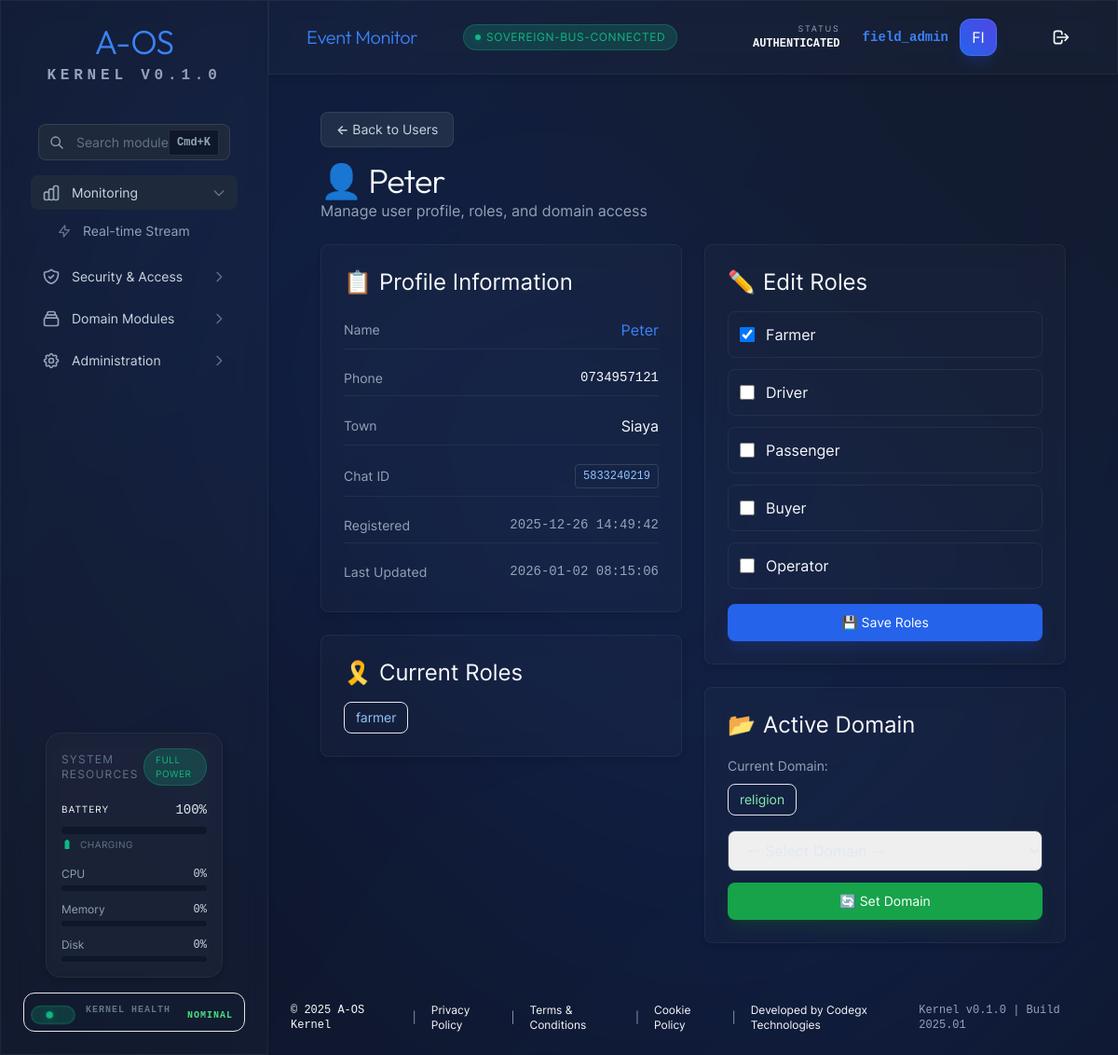
Page /dashboard/users/5833240219 (signed in) on the committed database.
### tables this page shows
CREATE TABLE telegram_users (
            id INTEGER PRIMARY KEY AUTOINCREMENT,
            chat_id INTEGER UNIQUE NOT NULL,
            phone TEXT UNIQUE NOT NULL,
            name TEXT NOT NULL,
            town TEXT,
            roles TEXT DEFAULT '[]',
            created_at TIMESTAMP DEFAULT CURRENT_TIMESTAMP,
            updated_at TIMESTAMP DEFAULT CURRENT_TIMESTAMP
        , active_domain TEXT);

### aos/api/routers/admin_users.py (the view)
@router.get("/users/{chat_id}", response_class=HTMLResponse)
async def user_detail(request: Request, chat_id: int, current_user: dict = Depends(get_current_operator)):
    user_service = UniversalUserService()
    user = user_service.get_user_by_chat_id(chat_id)
    if not user:
        raise HTTPException(status_code=404, detail="User not found")
    return templates.TemplateResponse("admin_user_detail.html", {
        "request": request,
        "user": current_user,  # Dashboard template expects 'user' object
        "telegram_user": user,  # Rename to avoid confusion
        "username": current_user["username"],
        "available_roles": user_service.VALID_ROLES
    })

### aos/api/templates/admin_user_detail.html (shortened to what this page needs)
{% extends "dashboard.html" %}
{% block content %}
<div class="aos-container">
    <div class="aos-mb-4">
        <a href="/dashboard/users"
            class="inline-flex items-center px-4 py-2 text-sm font-semibold rounded-lg bg-slate-700/50 text-slate-300 border border-slate-600/50 hover:bg-slate-700/70 hover:border-slate-500/70 transition-all duration-200">
            ← Back to Users
        </a>
    </div>
    <div class="aos-page-header">
        <h1 class="aos-h1">👤 {{ telegram_user.name }}</h1>
        <p class="aos-text-muted">Manage user profile, roles, and domain access</p>
    </div>
    <div class="aos-grid aos-grid-cols-2 aos-gap-6">
        <div class="space-y-6">
            <div class="aos-glass aos-p-6 aos-rounded-lg">
                <h2 class="aos-h3 aos-mb-4 flex items-center">
                    <span class="mr-2">📋</span> Profile Information
                </h2>
                <div class="space-y-3">
                    <div class="flex justify-between items-center py-2 border-b border-slate-700/50">
                        <span class="aos-text-muted aos-text-sm">Name</span>
                        <span class="aos-font-semibold aos-text-primary">{{ telegram_user.name }}</span>
                    </div>
                    <div class="flex justify-between items-center py-2 border-b border-slate-700/50">
                        <span class="aos-text-muted aos-text-sm">Phone</span>
                        <span class="aos-text-mono aos-text-sm">{{ telegram_user.phone }}</span>
                    </div>
                    <div class="flex justify-between items-center py-2 border-b border-slate-700/50">
                        <span class="aos-text-muted aos-text-sm">Town</span>
                        <span class="aos-font-semibold">{{ telegram_user.town }}</span>
                    </div>
                    <div class="flex justify-between items-center py-2 border-b border-slate-700/50">
                        <span class="aos-text-muted aos-text-sm">Chat ID</span>
                        <code class="px-2 py-1 text-xs rounded bg-slate-800/50 text-blue-300 border border-slate-700">
                            {{ telegram_user.chat_id }}
                        </code>
                    </div>
                    <div class="flex justify-between items-center py-2 border-b border-slate-700/50">
                        <span class="aos-text-muted aos-text-sm">Registered</span>
                        <span class="aos-text-mono aos-text-sm aos-text-muted">{{ telegram_user.created_at }}</span>
                    </div>
                    <div class="flex justify-between items-center py-2">
                        <span class="aos-text-muted aos-text-sm">Last Updated</span>
                        <span class="aos-text-mono aos-text-sm aos-text-muted">{{ telegram_user.updated_at }}</span>
                    </div>
                </div>
            </div>
            <div class="aos-glass aos-p-6 aos-rounded-lg">
                <h2 class="aos-h3 aos-mb-4 flex items-center">
                    <span class="mr-2">🎗️</span> Current Roles
                </h2>
                <div class="flex flex-wrap gap-2">
                    {% for role in telegram_user.roles %}
                    <span
                        class="inline-block px-3 py-1.5 text-sm font-semibold rounded-lg bg-blue-500/20 text-blue-300 border border-blue-500/30">
                        {{ role }}
                    </span>
                    {% endfor %}
                </div>
            </div>
        </div>
        <div class="space-y-6">
            <div class="aos-glass aos-p-6 aos-rounded-lg">
                <h2 class="aos-h3 aos-mb-4 flex items-center">
                    <span class="mr-2">✏️</span> Edit Roles
                </h2>
                <form method="POST" action="/dashboard/users/{{ telegram_user.chat_id }}/roles">
                    <div class="space-y-3 aos-mb-4">
                        {% for role in available_roles %}
                        <label
                            class="flex items-center p-3 rounded-lg border border-slate-700/50 hover:border-blue-500/50 hover:bg-white/5 transition-all duration-200 cursor-pointer">
                            <input type="checkbox" name="roles" value="{{ role }}" {% if role in telegram_user.roles
                                %}checked{% endif %}
                                class="w-4 h-4 rounded border-slate-600 text-blue-600 focus:ring-blue-500 focus:ring-offset-slate-900">
                            <span class="ml-3 aos-font-semibold">{{ role.capitalize() }}</span>
                        </label>
                        {% endfor %}
                    </div>
                    <button type="submit"
                        class="w-full px-4 py-2.5 text-sm font-semibold rounded-lg bg-blue-600 text-white hover:bg-blue-700 transition-all duration-200 shadow-lg shadow-blue-900/40">
                        💾 Save Roles
                    </button>
                </form>
            </div>
            <div class="aos-glass aos-p-6 aos-rounded-lg">
                <h2 class="aos-h3 aos-mb-4 flex items-center">
                    <span class="mr-2">📂</span> Active Domain
                </h2>
                <div class="aos-mb-4">
                    <span class="aos-text-muted aos-text-sm">Current Domain:</span>
                    <div class="mt-2">
                        {% if telegram_user.active_domain %}
                        <span
                            class="inline-block px-3 py-1.5 text-sm font-semibold rounded-lg bg-green-500/20 text-green-300 border border-green-500/30">
                            {{ telegram_user.active_domain }}
                        </span>
                        {% else %}
                        <span
                            class="inline-block px-3 py-1.5 text-sm font-semibold rounded-lg bg-yellow-500/20 text-yellow-300 border border-yellow-500/30">
                            None
                        </span>
                        {% endif %}
                    </div>
                </div>
                <form method="POST" action="/dashboard/users/{{ telegram_user.chat_id }}/domain">
                    <select name="domain"
                        class="w-full px-4 py-2.5 aos-mb-3 rounded-lg bg-slate-800/50 border border-slate-700 text-slate-200 focus:border-blue-500 focus:ring-1 focus:ring-blue-500 transition-all duration-200">
                        <option value="">-- Select Domain --</option>
                    </select>
                    <button type="submit"
                        class="w-full px-4 py-2.5 text-sm font-semibold rounded-lg bg-green-600 text-white hover:bg-green-700 transition-all duration-200 shadow-lg shadow-green-900/40">
                        🔄 Set Domain
                    </button>
                </form>
            </div>
        </div>
    </div>
</div>
{% endblock %}

### aos/api/templates/partials/design_system.html (style rules this page uses)
body { margin: 0; scroll-behavior: smooth; -webkit-font-smoothing: antialiased; background: var(--aos-surface-base); color: var(--aos-neutral-50); font-family: var(--aos-font-sans); }
.aos-glass { background: var(--aos-surface-glass); backdrop-filter: blur(12px); -webkit-backdrop-filter: blur(12px); border: 1px solid var(--aos-surface-border); }
.aos-container { width: 100%; margin-left: auto; margin-right: auto; padding-left: var(--aos-spacing-4); padding-right: var(--aos-spacing-4); }
@media (min-width: 640px) { .aos-container { max-width: 640px; } }
@media (min-width: 768px) { .aos-container { max-width: 768px; } }
@media (min-width: 1024px) { .aos-container { max-width: 1024px; } }
.aos-gap-6 { gap: var(--aos-spacing-6); }
.aos-p-6 { padding: var(--aos-spacing-6); }
.aos-mb-3 { margin-bottom: var(--aos-spacing-3); }
.aos-mb-4 { margin-bottom: var(--aos-spacing-4); }
.aos-rounded-lg { border-radius: var(--aos-radius-lg); }
.aos-grid { display: grid; }
.aos-grid-cols-2 { grid-template-columns: repeat(2, minmax(0, 1fr)); }
.aos-h1 { font-family: var(--aos-font-display); font-size: var(--aos-size-4xl); font-weight: 800; letter-spacing: -0.02em; line-height: 1.1; }
.aos-h3 { font-size: var(--aos-size-2xl); font-weight: 700; line-height: 1.3; }
.aos-text-mono { font-family: var(--aos-font-mono); }
.aos-text-sm { font-size: var(--aos-size-sm); }
.aos-font-semibold { font-weight: 600; }
.aos-text-primary { color: var(--aos-primary-base); }
.aos-text-muted { color: var(--aos-neutral-400); }
.aos-page-header { margin-bottom: var(--aos-spacing-6); }

### aos/api/templates/admin_user_detail.html (style rules this page uses)
.aos-glass { backdrop-filter: blur(12px); background: rgba(255, 255, 255, 0.02); border: 1px solid rgba(255, 255, 255, 0.05); box-shadow: 0 4px 6px rgba(0, 0, 0, 0.1); transition: all 0.3s cubic-bezier(0.4, 0, 0.2, 1); }
input[type="checkbox"]:checked { background-color: #3b82f6; border-color: #3b82f6; }
* { transition-timing-function: cubic-bezier(0.4, 0, 0.2, 1); }

### rows in the picture
telegram_users: name "Peter", phone "0734957121", town "Siaya", chat_id "5833240219", created_at "2025-12-26 14:49:42", updated_at "2026-01-02 08:15:06", active_domain "religion"

### other values in the picture
{{ title }} "Monitoring Security & Access Domain Modules Administration"
{{ item.text }} "Real-time Stream"
{{ name }} "KERNEL HEALTH"
{{ status_text }} "NOMINAL"
{{ text }} "SOVEREIGN-BUS-CONNECTED"
{{ user.username }} "field_admin"
{{ user.username[:2].upper() }} "FI"
{{ role }} "farmer"
{{ role.capitalize() }} "Farmer" "Driver" "Passenger" "Buyer" "Operator"
